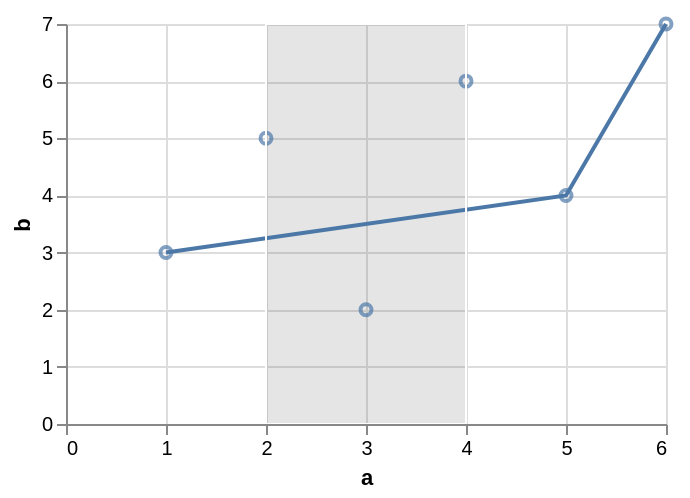

Here is the Vega-Lite specification saved for this chart:
### Vega-Lite specification from a JSON file in a GitHub repository (floating-point values rounded to 4 significant figures)
{"$schema": "https://vega.github.io/schema/vega-lite/v6.json", "data": {"values": [{"a": 1, "b": 3, "c": "x", "d": "2020-01-01"}, {"a": 2, "b": 5, "c": "y", "d": "2020-03-01"}, {"a": 3, "b": 2, "c": "x", "d": "2020-06-01"}, {"a": 4, "b": 6, "c": "z", "d": "2020-09-01"}, {"a": 5, "b": 4, "c": "y", "d": "2021-01-01"}, {"a": 6, "b": 7, "c": "z", "d": "2021-04-01"}]}, "width": 300, "height": 200, "layer": [{"params": [{"name": "b1", "select": {"type": "interval", "encodings": ["x"]}, "value": {"x": [2, 4]}}], "mark": "point", "encoding": {"x": {"field": "a", "type": "quantitative"}, "y": {"field": "b", "type": "quantitative"}}}, {"transform": [{"filter": {"not": {"param": "b1"}}}], "mark": "line", "encoding": {"x": {"field": "a", "type": "quantitative"}, "y": {"field": "b", "type": "quantitative"}}}]}
